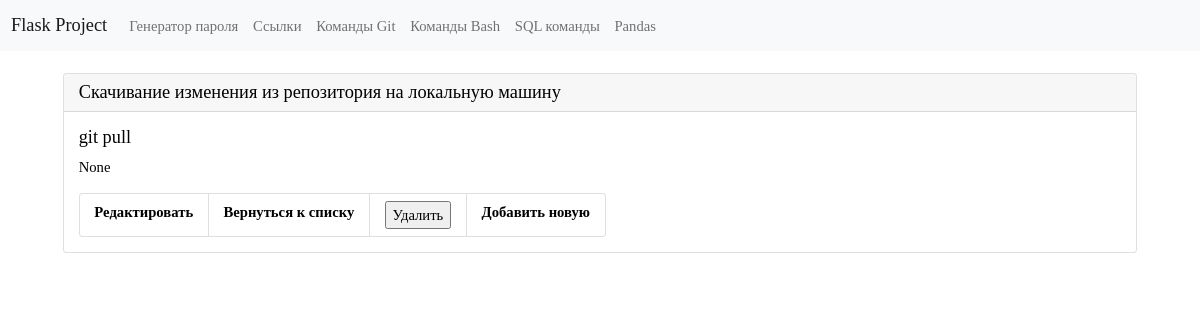
/git/view/10, run on an earlier commit of the app's database.
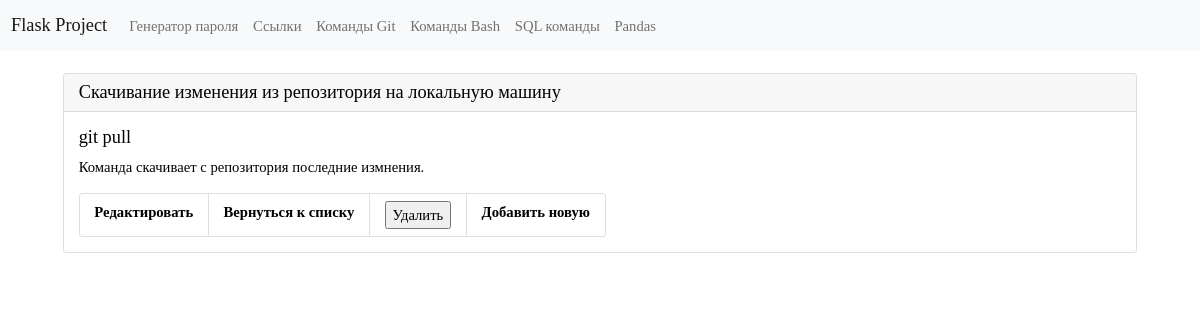
And on a later commit of the database.
### tables this page shows
CREATE TABLE git (
    git_id INTEGER PRIMARY KEY AUTOINCREMENT,
    git_command TEXT NOT NULL,
    git_name TEXT NOT NULL
  , git_description TEXT);

### app.py (the view)
@app.route("/git/view/<int:git_id>")
def get_post_git_command(git_id):
    conn = get_db_connection()
    git_view = conn.execute("SELECT * FROM git WHERE git_id = ?",
                            (git_id,)).fetchone()
    conn.close()
    return render_template("git/git_view_command.html",
                           git_view=git_view)

### app.py (called while the page is built)
def get_db_connection():
    conn = sqlite3.connect("database.db")
    conn.row_factory = sqlite3.Row
    return conn

### templates/git/git_view_command.html (shortened to what this page needs)
{% extends 'base.html' %}
{% block content %}
<div class="container p-4">
   <div class="card">
      <h5 class="card-header">{{ git_view['git_name'] }}</h5>
      <div class="card-body">
         <h5 class="card-title">{{ git_view['git_command'] }}</h5>
         <p class="card-text">{{ git_view['git_description'] }}</p>
         <ul class="list-group list-group-horizontal">
         <li class="list-group-item">
            <a href="{{ url_for('edit_git_command', git_id=git_view['git_id']) }}">Редактировать</a>
         </li>
         <li class="list-group-item">
            <a href="{{ url_for('git_list_commands') }}">Вернуться к списку</a>
            </li>
         <li class="list-group-item">
            <form action="{{ url_for('delete_git_command', git_id=git_view['git_id'])}}" class="add"
               method="POST">
               <input type="submit" value="Удалить"
                  onclick="return confirm('Вы уверены что хотите удалить запись?')" />
            </form>
         </li>
         <li class="list-group-item">
            <a href="{{ url_for('add_git_command') }}">Добавить новую</a>
            </li>
         </ul>
      </div>
   </div>
</div>
{% endblock %}

What changed in the data, as far as the page shows it:
changed git "Скачивание изменения из репозитория на локальную машину": git_description (not shown) → "Команда скачивает с репозитория последние измнения."
Also different on the page:
{{ git_view['git_description'] }}: "None" → (not shown)
